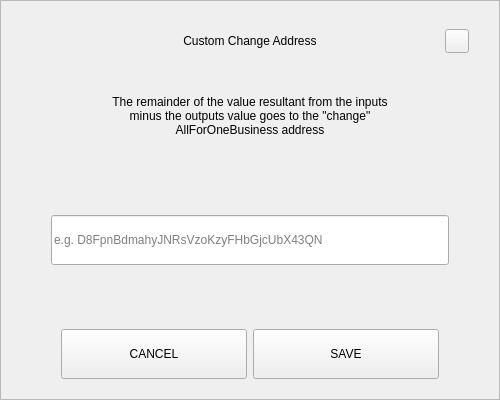
<?xml version="1.0" encoding="UTF-8"?>
<ui version="4.0">
 <class>SendChangeAddressDialog</class>
 <widget class="QDialog" name="SendChangeAddressDialog">
  <property name="geometry">
   <rect>
    <x>0</x>
    <y>0</y>
    <width>500</width>
    <height>400</height>
   </rect>
  </property>
  <property name="windowTitle">
   <string>Dialog</string>
  </property>
  <layout class="QVBoxLayout" name="verticalLayout">
   <property name="spacing">
    <number>0</number>
   </property>
   <property name="leftMargin">
    <number>0</number>
   </property>
   <property name="topMargin">
    <number>0</number>
   </property>
   <property name="rightMargin">
    <number>0</number>
   </property>
   <property name="bottomMargin">
    <number>0</number>
   </property>
   <item>
    <widget class="QFrame" name="frame">
     <property name="styleSheet">
      <string notr="true"/>
     </property>
     <property name="frameShape">
      <enum>QFrame::StyledPanel</enum>
     </property>
     <property name="frameShadow">
      <enum>QFrame::Raised</enum>
     </property>
     <layout class="QVBoxLayout" name="verticalLayout_2" stretch="0,0,0,0,0,0,0">
      <property name="spacing">
       <number>0</number>
      </property>
      <property name="leftMargin">
       <number>30</number>
      </property>
      <property name="topMargin">
       <number>20</number>
      </property>
      <property name="rightMargin">
       <number>30</number>
      </property>
      <property name="bottomMargin">
       <number>20</number>
      </property>
      <item>
       <layout class="QHBoxLayout" name="horizontalLayout_3">
        <property name="spacing">
         <number>0</number>
        </property>
        <item>
         <spacer name="horizontalSpacer_2">
          <property name="orientation">
           <enum>Qt::Horizontal</enum>
          </property>
          <property name="sizeHint" stdset="0">
           <size>
            <width>40</width>
            <height>20</height>
           </size>
          </property>
         </spacer>
        </item>
        <item>
         <widget class="QLabel" name="labelTitle">
          <property name="minimumSize">
           <size>
            <width>0</width>
            <height>40</height>
           </size>
          </property>
          <property name="maximumSize">
           <size>
            <width>16777215</width>
            <height>40</height>
           </size>
          </property>
          <property name="styleSheet">
           <string notr="true">padding-left:24px;</string>
          </property>
          <property name="text">
           <string>Custom Change Address</string>
          </property>
          <property name="alignment">
           <set>Qt::AlignCenter</set>
          </property>
          <property name="margin">
           <number>7</number>
          </property>
         </widget>
        </item>
        <item>
         <spacer name="horizontalSpacer">
          <property name="orientation">
           <enum>Qt::Horizontal</enum>
          </property>
          <property name="sizeHint" stdset="0">
           <size>
            <width>40</width>
            <height>20</height>
           </size>
          </property>
         </spacer>
        </item>
        <item>
         <widget class="QPushButton" name="btnEsc">
          <property name="minimumSize">
           <size>
            <width>24</width>
            <height>24</height>
           </size>
          </property>
          <property name="maximumSize">
           <size>
            <width>24</width>
            <height>24</height>
           </size>
          </property>
          <property name="focusPolicy">
           <enum>Qt::NoFocus</enum>
          </property>
          <property name="text">
           <string/>
          </property>
         </widget>
        </item>
       </layout>
      </item>
      <item>
       <spacer name="verticalSpacer_2">
        <property name="orientation">
         <enum>Qt::Vertical</enum>
        </property>
        <property name="sizeType">
         <enum>QSizePolicy::Fixed</enum>
        </property>
        <property name="sizeHint" stdset="0">
         <size>
          <width>20</width>
          <height>20</height>
         </size>
        </property>
       </spacer>
      </item>
      <item alignment="Qt::AlignHCenter">
       <widget class="QLabel" name="labelMessage">
        <property name="minimumSize">
         <size>
          <width>0</width>
          <height>70</height>
         </size>
        </property>
        <property name="text">
         <string>The remainder of the value resultant from the inputs minus the outputs value goes to the &quot;change&quot; AllForOneBusiness address</string>
        </property>
        <property name="alignment">
         <set>Qt::AlignCenter</set>
        </property>
        <property name="wordWrap">
         <bool>true</bool>
        </property>
       </widget>
      </item>
      <item>
       <spacer name="verticalSpacer_3">
        <property name="orientation">
         <enum>Qt::Vertical</enum>
        </property>
        <property name="sizeHint" stdset="0">
         <size>
          <width>20</width>
          <height>40</height>
         </size>
        </property>
       </spacer>
      </item>
      <item>
       <layout class="QHBoxLayout" name="horizontalLayout_2">
        <property name="spacing">
         <number>0</number>
        </property>
        <property name="leftMargin">
         <number>20</number>
        </property>
        <property name="rightMargin">
         <number>20</number>
        </property>
        <item>
         <widget class="QLineEdit" name="lineEditAddress">
          <property name="minimumSize">
           <size>
            <width>0</width>
            <height>50</height>
           </size>
          </property>
          <property name="placeholderText">
           <string notr="true">e.g. D8FpnBdmahyJNRsVzoKzyFHbGjcUbX43QN</string>
          </property>
         </widget>
        </item>
       </layout>
      </item>
      <item>
       <spacer name="verticalSpacer">
        <property name="orientation">
         <enum>Qt::Vertical</enum>
        </property>
        <property name="sizeHint" stdset="0">
         <size>
          <width>20</width>
          <height>40</height>
         </size>
        </property>
       </spacer>
      </item>
      <item>
       <layout class="QHBoxLayout" name="horizontalLayout" stretch="2,2">
        <property name="spacing">
         <number>6</number>
        </property>
        <property name="leftMargin">
         <number>30</number>
        </property>
        <property name="rightMargin">
         <number>30</number>
        </property>
        <item>
         <widget class="QPushButton" name="btnCancel">
          <property name="minimumSize">
           <size>
            <width>180</width>
            <height>50</height>
           </size>
          </property>
          <property name="focusPolicy">
           <enum>Qt::NoFocus</enum>
          </property>
          <property name="text">
           <string>CANCEL</string>
          </property>
         </widget>
        </item>
        <item>
         <widget class="QPushButton" name="btnSave">
          <property name="minimumSize">
           <size>
            <width>180</width>
            <height>50</height>
           </size>
          </property>
          <property name="focusPolicy">
           <enum>Qt::NoFocus</enum>
          </property>
          <property name="text">
           <string>SAVE</string>
          </property>
         </widget>
        </item>
       </layout>
      </item>
     </layout>
    </widget>
   </item>
  </layout>
 </widget>
 <resources/>
 <connections/>
</ui>
